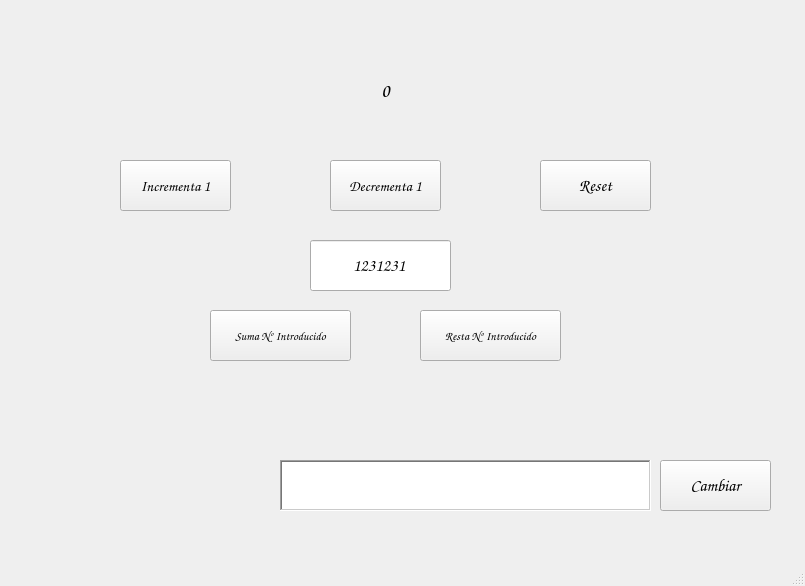
<?xml version="1.0" encoding="UTF-8"?>
<ui version="4.0">
 <class>MainWindow</class>
 <widget class="QMainWindow" name="MainWindow">
  <property name="geometry">
   <rect>
    <x>0</x>
    <y>0</y>
    <width>805</width>
    <height>586</height>
   </rect>
  </property>
  <property name="windowTitle">
   <string>MainWindow</string>
  </property>
  <widget class="QWidget" name="centralwidget">
   <widget class="QLabel" name="lblContador">
    <property name="geometry">
     <rect>
      <x>350</x>
      <y>70</y>
      <width>71</width>
      <height>41</height>
     </rect>
    </property>
    <property name="font">
     <font>
      <family>Comic Sans MS</family>
      <pointsize>14</pointsize>
      <bold>true</bold>
     </font>
    </property>
    <property name="text">
     <string>0</string>
    </property>
    <property name="textFormat">
     <enum>Qt::TextFormat::AutoText</enum>
    </property>
    <property name="alignment">
     <set>Qt::AlignmentFlag::AlignCenter</set>
    </property>
   </widget>
   <widget class="QPushButton" name="btnDecrementa">
    <property name="geometry">
     <rect>
      <x>330</x>
      <y>160</y>
      <width>111</width>
      <height>51</height>
     </rect>
    </property>
    <property name="font">
     <font>
      <family>Comic Sans MS</family>
      <pointsize>11</pointsize>
      <bold>true</bold>
     </font>
    </property>
    <property name="text">
     <string>Decrementa 1</string>
    </property>
   </widget>
   <widget class="QPushButton" name="btnReset">
    <property name="geometry">
     <rect>
      <x>540</x>
      <y>160</y>
      <width>111</width>
      <height>51</height>
     </rect>
    </property>
    <property name="font">
     <font>
      <family>Comic Sans MS</family>
      <pointsize>13</pointsize>
      <bold>true</bold>
     </font>
    </property>
    <property name="text">
     <string>Reset</string>
    </property>
   </widget>
   <widget class="QPushButton" name="btnIncrementa">
    <property name="geometry">
     <rect>
      <x>120</x>
      <y>160</y>
      <width>111</width>
      <height>51</height>
     </rect>
    </property>
    <property name="font">
     <font>
      <family>Comic Sans MS</family>
      <pointsize>11</pointsize>
      <bold>true</bold>
     </font>
    </property>
    <property name="text">
     <string>Incrementa 1</string>
    </property>
   </widget>
   <widget class="QPushButton" name="btnSuma">
    <property name="geometry">
     <rect>
      <x>210</x>
      <y>310</y>
      <width>141</width>
      <height>51</height>
     </rect>
    </property>
    <property name="font">
     <font>
      <family>Comic Sans MS</family>
      <pointsize>9</pointsize>
      <bold>true</bold>
     </font>
    </property>
    <property name="text">
     <string>Suma Nº Introducido</string>
    </property>
   </widget>
   <widget class="QPushButton" name="btnResta">
    <property name="geometry">
     <rect>
      <x>420</x>
      <y>310</y>
      <width>141</width>
      <height>51</height>
     </rect>
    </property>
    <property name="font">
     <font>
      <family>Comic Sans MS</family>
      <bold>true</bold>
     </font>
    </property>
    <property name="text">
     <string>Resta Nº Introducido</string>
    </property>
   </widget>
   <widget class="QLineEdit" name="lineEdit">
    <property name="geometry">
     <rect>
      <x>310</x>
      <y>240</y>
      <width>141</width>
      <height>51</height>
     </rect>
    </property>
    <property name="font">
     <font>
      <family>Comic Sans MS</family>
      <pointsize>13</pointsize>
      <bold>true</bold>
     </font>
    </property>
    <property name="text">
     <string>1231231</string>
    </property>
    <property name="alignment">
     <set>Qt::AlignmentFlag::AlignCenter</set>
    </property>
   </widget>
   <widget class="QPlainTextEdit" name="pteTitulo">
    <property name="geometry">
     <rect>
      <x>280</x>
      <y>460</y>
      <width>371</width>
      <height>51</height>
     </rect>
    </property>
    <property name="font">
     <font>
      <family>Comic Sans MS</family>
      <pointsize>12</pointsize>
      <bold>true</bold>
     </font>
    </property>
    <property name="layoutDirection">
     <enum>Qt::LayoutDirection::LeftToRight</enum>
    </property>
    <property name="frameShape">
     <enum>QFrame::Shape::WinPanel</enum>
    </property>
    <property name="frameShadow">
     <enum>QFrame::Shadow::Sunken</enum>
    </property>
    <property name="lineWidth">
     <number>4</number>
    </property>
    <property name="readOnly">
     <bool>false</bool>
    </property>
    <property name="plainText">
     <string/>
    </property>
    <property name="placeholderText">
     <string>Introduce aqui tu titulo y presiona cambiar</string>
    </property>
   </widget>
   <widget class="QPushButton" name="btnCambiar">
    <property name="geometry">
     <rect>
      <x>660</x>
      <y>460</y>
      <width>111</width>
      <height>51</height>
     </rect>
    </property>
    <property name="font">
     <font>
      <family>Comic Sans MS</family>
      <pointsize>13</pointsize>
      <bold>true</bold>
     </font>
    </property>
    <property name="text">
     <string>Cambiar</string>
    </property>
   </widget>
  </widget>
  <widget class="QMenuBar" name="menubar">
   <property name="geometry">
    <rect>
     <x>0</x>
     <y>0</y>
     <width>805</width>
     <height>33</height>
    </rect>
   </property>
  </widget>
  <widget class="QStatusBar" name="statusbar"/>
 </widget>
 <resources/>
 <connections/>
</ui>
